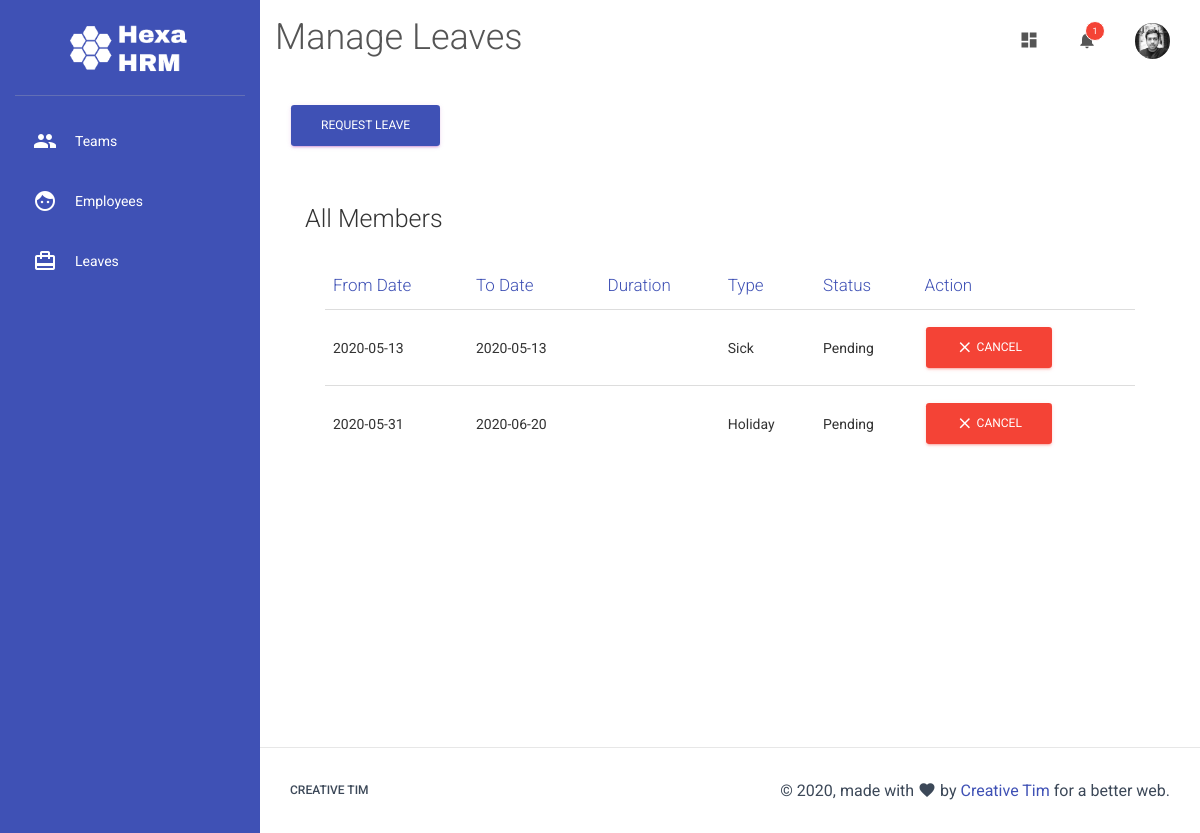
Page /leaves/ (signed in) on the committed database.
### main.py (models this page shows)
class User(db.Model):
    id = db.Column(db.Integer, primary_key=True)
    name = db.Column(db.String(150), nullable=False)
    email = db.Column(db.String,nullable=False)
    phone = db.Column(db.String)
    whatsapp = db.Column(db.Boolean)
    title = db.Column(db.String)
    role = db.Column(db.String)
    annual_leaves = db.Column(db.String)
    team_id = db.Column(db.Integer, db.ForeignKey("team.id"))
    admin_to_team = db.Column(db.Integer)
    line_manager = db.Column(db.Integer)
    password = db.Column(db.String)
    dob = db.Column(db.DateTime)
    blood_group = db.Column(db.String)
    doj = db.Column(db.DateTime)
    pay = db.Column(db.Integer)
    address = db.Column(db.String)
    secondary_contact_name = db.Column(db.String)
    secondary_contact_relation = db.Column(db.String)
    secondary_contact_phone = db.Column(db.String)
    origin_country = db.Column(db.String)
    diet_type = db.Column(db.String)
    drinking = db.Column(db.Boolean)
    marital_status = db.Column(db.String)
    dp = db.Column(db.String, default="default.png")
    leaves = db.relationship("Leave",backref="requested_by")

class Leave(db.Model):
    id = db.Column(db.Integer, primary_key=True)
    user_id = db.Column(db.Integer, db.ForeignKey("user.id"))
    category = db.Column(db.String, nullable=False)
    status = db.Column(db.String)
    created_date = db.Column(db.DateTime)
    leave_from = db.Column(db.DateTime)
    leave_to = db.Column(db.DateTime)
    message = db.Column(db.String)
    action_by = db.Column(db.String)

### main.py (the view)
@app.route('/leaves/', methods=["GET","POST"])
def leaves():
    if request.method == "POST":
        from_date = datetime.strptime(request.form['from'],'%Y-%m-%d')
        to_date = datetime.strptime(request.form['to'],'%Y-%m-%d')
        category = request.form['category']
        message = request.form['message']
        created_date = date.today()
        leave_req = Leave(user_id=g.user.id,category=category,status="Pending",created_date=created_date,leave_from=from_date,leave_to=to_date,message=message)
        db.session.add(leave_req)
        db.session.commit()
        return redirect(url_for("leaves"))
    else:
        return render_template("leaves.html")

### main.py (called while the page is built)
@app.before_request
def before_request():
    g.user = None
    if "uid" in session:
        login_user = User.query.get(session["uid"])
        if login_user and login_user.team_id == session["td"] and bcrypt.check_password_hash(session["sk"], login_user.name):
            g.user = login_user

### templates/leaves.html (shortened to what this page needs)
{% extends "template.html" %}
{% block heading %}
<h2>Manage Leaves</h2>
{% endblock %}
{% block content %}
<button type="button" class="btn btn-primary" data-toggle="modal" data-target="#add-leave">
  Request Leave
</button>
<div class="col-md-12">
  <div class="card">
    <h3>All Members</h3>
    <div class="card-body">
      <div class="table-responsive">
        <table class="table">
          <thead class=" text-primary">
            <tr>
            <th>From Date</th>
            <th>To Date</th>
            <th>Duration</th>
            <th>Type</th>
            <th>Status</th>
            <th>Action</th>
          </tr></thead>
          <tbody>
            {% for leave in g.user.leaves%}
            <tr>
              <td>{{leave.leave_from.strftime('%Y-%m-%d')}}</td>
              <td>{{leave.leave_to.strftime('%Y-%m-%d')}}</td>
              <td></td>
              <td>{% if leave.category == "1" %}
                    Holiday
                  {% else %}
                    Sick
                  {% endif %}
              </td>
              <td>{{leave.status}}</td>
              <td><button type="button" rel="tooltip" class="btn btn-danger" data-original-title="" title="">
                    <i class="material-icons">close</i> Cancel
                  <div class="ripple-container"></div></button></td>
            </tr>
            {% endfor %}
          </tbody>
        </table>
      </div>
    </div>
  </div>
</div>
{% endblock %}

### templates/template.html (shortened to what this page needs)
<!doctype html>
<html lang="en">
<head>
  <link rel="stylesheet" href="https://maxcdn.bootstrapcdn.com/font-awesome/latest/css/font-awesome.min.css">
  <link href="{{ url_for('static', filename='css/material-dashboard.css') }}" rel="stylesheet" />
  <link href="{{ url_for('static', filename='css/custom.css') }}" rel="stylesheet" />
</head>
<body>
  <div class="wrapper ">
    <div class="sidebar" data-color="azure" data-background-color="white">
      <div class="logo">
        <img src="/static/img/logo.png">
      </div>
      <div class="sidebar-wrapper">
        <ul class="nav">
        {% if g.user == None %}
          <li class="nav-item">
            <a class="nav-link" href="/sign-in/">
              <i class="material-icons">lock</i>
              <p>Login</p>
            </a>
          </li>
          <li class="nav-item">
            <a class="nav-link" href="/start/">
              <i class="material-icons">dashboard</i>
              <p>Start</p>
            </a>
          </li>
        {% else %}
          <li class="nav-item">
            <a class="nav-link" href="/teams/">
              <i class="material-icons">group</i>
              <p>Teams</p>
            </a>
          </li>
          <li class="nav-item">
            <a class="nav-link" href="/employees/">
              <i class="material-icons">face</i>
              <p>Employees</p>
            </a>
          </li>
          <li class="nav-item">
            <a class="nav-link" href="/leaves/">
              <i class="material-icons">card_travel</i>
              <p>Leaves</p>
            </a>
          </li>
        {% endif %}
        </ul>
      </div>
    </div>
    <div class="main-panel">
      <nav class="navbar navbar-expand-lg navbar-transparent navbar-absolute fixed-top ">
        <div class="container-fluid">
          <div class="navbar-wrapper">
            {% block heading %}
            {% endblock %}
          </div>
          <div class="collapse navbar-collapse justify-content-end">
            {% if session%}
            <ul class="navbar-nav">
              <li class="nav-item">
                <a class="nav-link" href="javascript:;">
                  <i class="material-icons">dashboard</i>
                </a>
              </li>
              <li class="nav-item dropdown">
                <a class="nav-link" href="http://example.com" id="navbarDropdownMenuLink" data-toggle="dropdown" aria-haspopup="true" aria-expanded="false">
                  <i class="material-icons">notifications</i>
                  <span class="notification">1</span>
                </a>
              </li>
              <li class="nav-item dropdown">
                <a class="nav-link" href="javascript:;" id="navbarDropdownProfile" data-toggle="dropdown" aria-haspopup="true" aria-expanded="false">
                  <img class="img nav-icon" src="/static/img/users/{{g.user.dp}}">
                <div class="ripple-container"></div></a>
              </li>
            </ul>
            {% endif %}
          </div>
        </div>
      </nav>
      <div class="content">
        <div class="container-fluid">
          {% block content %}
          {% endblock %}
        </div>
      </div>
      <footer class="footer">
        <div class="container-fluid">
          <nav class="float-left">
            <ul>
              <li>
                <a href="https://www.creative-tim.com">
                  Creative Tim
                </a>
              </li>
            </ul>
          </nav>
          <div class="copyright float-right">
            &copy;
            , made with <i class="material-icons">favorite</i> by
            <a href="https://www.creative-tim.com" target="_blank">Creative Tim</a> for a better web.
          </div>
        </div>
      </footer>
    </div>
  </div>
</body>
</html>

### static/css/custom.css (style rules this page uses)
.sidebar { background: #3F51B5; color:white; box-shadow: none !important; }
body { background-color: #fff; font-weight: 400; }
.sidebar .nav li a, .sidebar .nav li .dropdown-menu a { color: #ffffff !important; }
.card, .card-profile .card-avatar { box-shadow: none !important; }
.sidebar .logo img { max-width: 120px; margin: 0 auto; display: block; }
.sidebar .nav i { color: #ffffff; }
img.img.nav-icon { max-width: 35px; border-radius: 100%; }

### rows in the picture
User: user.dp (picture)
Leave: leave_from "2020-05-13", leave_to "2020-05-13", category "Sick", status "Pending"
Leave: leave_from "2020-05-31", leave_to "2020-06-20", category "Holiday", status "Pending"
